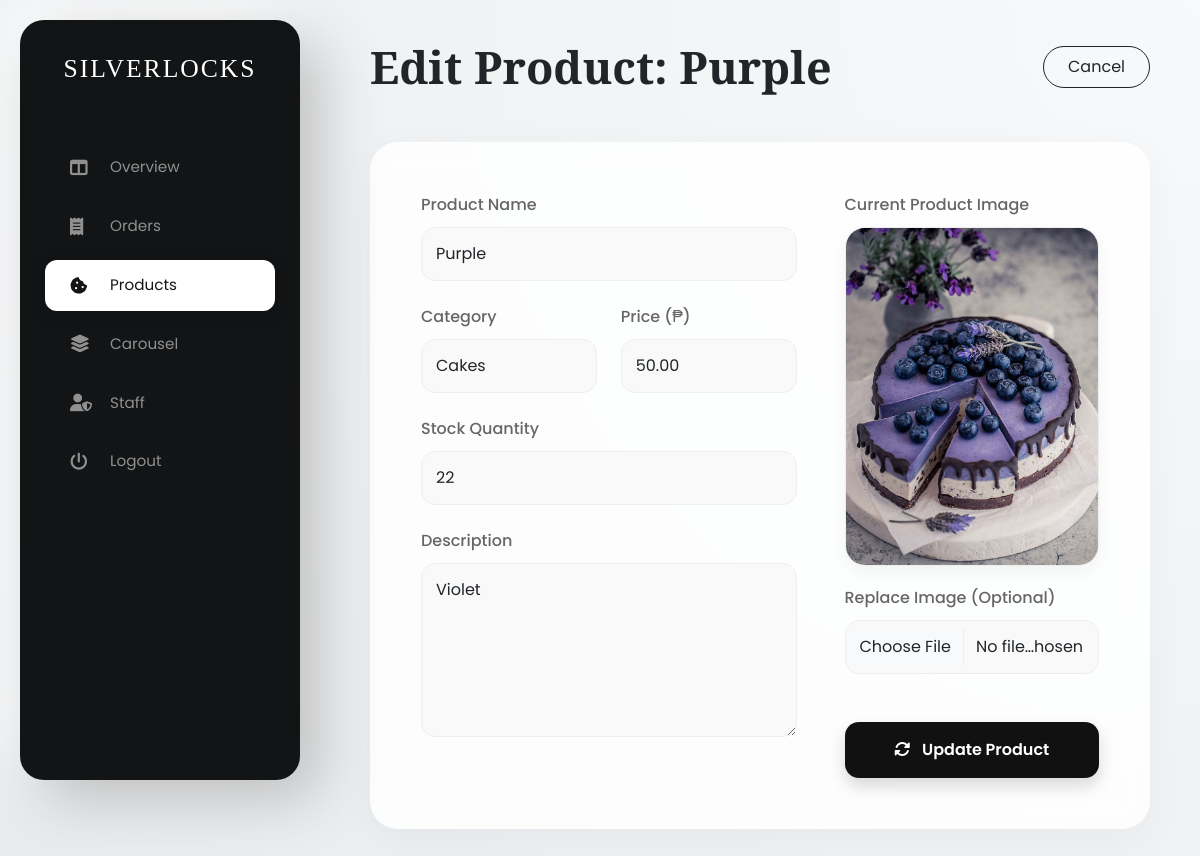
Page /admin_edit_product.php?id=7 (signed in) on the committed database.
### tables this page shows
CREATE TABLE `products` (
  `id` int(11) NOT NULL,
  `name` varchar(255) NOT NULL,
  `category` varchar(100) NOT NULL,
  `price` decimal(10,2) NOT NULL,
  `stock` int(11) NOT NULL,
  `description` text DEFAULT NULL,
  `image` varchar(255) NOT NULL,
  `created_at` timestamp NOT NULL DEFAULT current_timestamp()
);

### admin_edit_product.php (the view, shortened to what this page needs)
<?php
include('includes/db_connect.php');
if (isset($_GET['id'])) {
    $id = $_GET['id'];
    $edit_query = mysqli_query($conn, "SELECT * FROM products WHERE id = '$id'");
    $product = mysqli_fetch_assoc($edit_query);
} else {
    header("Location: admin_products.php");
}
?>
<!DOCTYPE html>
<html lang="en">
<head>
    <link href="https://cdn.jsdelivr.net/npm/bootstrap@5.3.0/dist/css/bootstrap.min.css" rel="stylesheet">
    <link rel="stylesheet" href="https://cdnjs.cloudflare.com/ajax/libs/font-awesome/6.4.0/css/all.min.css">
</head>
<body>
    <aside class="sidebar">
        <a href="admin_dashboard.php" class="sidebar-brand">SILVERLOCKS</a>
        <nav class="nav flex-column">
            <a class="nav-link" href="admin_dashboard.php"><i class="fas fa-columns"></i> Overview</a>
            <a class="nav-link" href="admin_orders.php"><i class="fas fa-receipt"></i> Orders</a>
            <a class="nav-link active" href="admin_products.php"><i class="fas fa-cookie-bite"></i> Products</a>
            <a class="nav-link" href="admin_carousel.php"><i class="fas fa-layer-group"></i> Carousel</a>
            <a class="nav-link" href="#"><i class="fas fa-user-shield"></i> Staff</a>
            <div class="mt-auto">
                <a class="nav-link text-danger" href="javascript:void(0);" data-bs-toggle="modal" data-bs-target="#logoutModal">
                    <i class="fas fa-power-off"></i> Logout
                </a>
            </div>
        </nav>
    </aside>
    <main class="main-content">
        <div class="d-flex justify-content-between align-items-center mb-5">
            <h1 class="fw-bold m-0" style="font-family: 'Playfair Display'; font-size: 2.8rem;">Edit Product: <?php echo $product['name']; ?></h1>
            <a href="admin_products.php" class="btn btn-outline-dark rounded-pill px-4 py-2">Cancel</a>
        </div>
        <form action="" method="POST" enctype="multipart/form-data" class="glass-card">
            <div class="row g-5">
                <div class="col-lg-7">
                    <div class="mb-4">
                        <label>Product Name</label>
                        <input type="text" name="name" class="form-control" value="<?php echo $product['name']; ?>" required>
                    </div>
                    <div class="row mb-4">
                        <div class="col-md-6">
                            <label>Category</label>
                            <select name="category" class="form-select">
                                <option <?php if($product['category'] == 'Cakes') echo 'selected'; ?>>Cakes</option>
                            </select>
                        </div>
                        <div class="col-md-6">
                            <label>Price (₱)</label>
                            <input type="number" step="0.01" name="price" class="form-control" value="<?php echo $product['price']; ?>" required>
                        </div>
                    </div>
                    <div class="mb-4">
                        <label>Stock Quantity</label>
                        <input type="number" name="stock" class="form-control" value="<?php echo $product['stock']; ?>" required>
                    </div>
                    <div class="mb-0">
                        <label>Description</label>
                        <textarea name="description" class="form-control" rows="6"><?php echo $product['description']; ?></textarea>
                    </div>
                </div>
                <div class="col-lg-5">
                    <label>Current Product Image</label>
                    <img src="uploads/<?php echo $product['image']; ?>" class="current-img-preview">
                    <label>Replace Image (Optional)</label>
                    <input type="file" name="image" class="form-control" accept="image/*">
                    <button type="submit" name="update_product" class="btn-save mt-5 shadow">
                        <i class="fas fa-sync-alt me-2"></i> Update Product
                    </button>
                </div>
            </div>
        </form>
    </main>
</body>
</html>

### admin_edit_product.php (style rules this page uses)
:root { --glass-bg: rgba(255, 255, 255, 0.85); --sidebar-dark: #121416; --text-main: #1a1a1a; }
body { font-family: 'Poppins', sans-serif; background: radial-gradient(circle at top right, #f8f9fa, #e9ecef); min-height: 100vh; margin: 0; display: flex; }
.sidebar { width: 280px; height: 95vh; background: var(--sidebar-dark); position: fixed; left: 20px; top: 2.5vh; border-radius: 24px; color: white; z-index: 1000; box-shadow: 20px 20px 60px #bebebe, -20px -20px 60px #ffffff; display: flex; flex-direction: column; padding: 30px 10px; }
.sidebar-brand { font-family: 'Playfair Display', serif; font-size: 1.6rem; text-align: center; color: white; text-decoration: none; margin-bottom: 50px; letter-spacing: 2px; }
.nav-link { color: #909090 !important; padding: 14px 25px; margin: 4px 15px; border-radius: 12px; display: flex; align-items: center; gap: 15px; transition: all 0.3s cubic-bezier(0.4, 0, 0.2, 1); font-size: 0.95rem; }
.nav-link i { font-size: 1.1rem; width: 25px; }
.nav-link:hover, .nav-link.active { background: #ffffff; color: var(--sidebar-dark) !important; box-shadow: 0 4px 20px rgba(0,0,0,0.15); transform: none; }
.main-content { margin-left: 320px; padding: 40px 50px; flex-grow: 1; width: calc(100% - 320px); }
.glass-card { background: var(--glass-bg); backdrop-filter: blur(12px); border-radius: 28px; padding: 50px; border: 1px solid rgba(255, 255, 255, 0.5); box-shadow: 0 10px 40px rgba(0,0,0,0.04); max-width: 1400px; width: 100%; }
.form-control, .form-select { border-radius: 14px; padding: 14px; background: #f9f9f9; border: 1px solid #eee; font-size: 1rem; }
.btn-save { background: #111; color: white; border: none; padding: 16px 40px; border-radius: 14px; font-weight: 600; width: 100%; transition: 0.3s; }
.current-img-preview { width: 100%; border-radius: 20px; margin-bottom: 20px; border: 1px solid #eee; box-shadow: 0 5px 15px rgba(0,0,0,0.05); }
label { font-weight: 500; color: #666; margin-bottom: 10px; display: block; }

### rows in the picture
products: name "Purple", category "Cakes", price "50.00", stock "22", description "Violet", image (picture)
